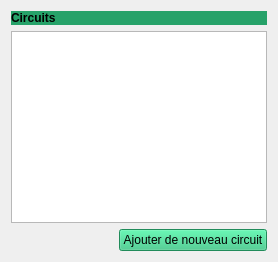
      <widget class="QWidget" name="circuits_ui">
       <layout class="QVBoxLayout" name="verticalLayout_2">
        <item>
         <widget class="QLabel" name="label">
          <property name="font">
           <font>
            <bold>true</bold>
           </font>
          </property>
          <property name="styleSheet">
           <string notr="true">background-color: rgb(38, 162, 105);</string>
          </property>
          <property name="text">
           <string>Circuits</string>
          </property>
         </widget>
        </item>
        <item>
         <widget class="QTableView" name="table_to_list_circuit"/>
        </item>
        <item>
         <layout class="QHBoxLayout" name="horizontalLayout">
          <item>
           <spacer name="horizontalSpacer">
            <property name="orientation">
             <enum>Qt::Orientation::Horizontal</enum>
            </property>
            <property name="sizeHint" stdset="0">
             <size>
              <width>40</width>
              <height>20</height>
             </size>
            </property>
           </spacer>
          </item>
          <item>
           <widget class="QPushButton" name="btn_add_new_tour">
            <property name="styleSheet">
             <string notr="true">background-color: rgb(46, 194, 126);</string>
            </property>
            <property name="text">
             <string>Ajouter de nouveau circuit</string>
            </property>
           </widget>
          </item>
         </layout>
        </item>
       </layout>
      </widget>
